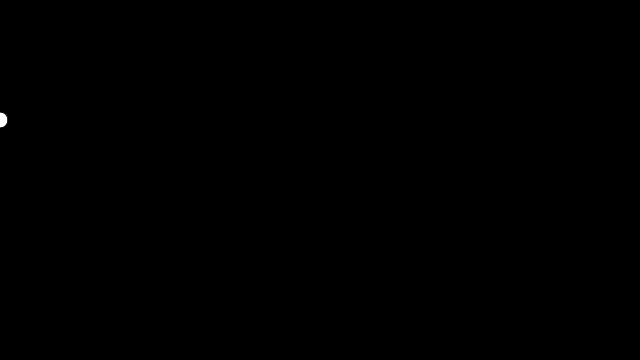
Frame 1 (no input)
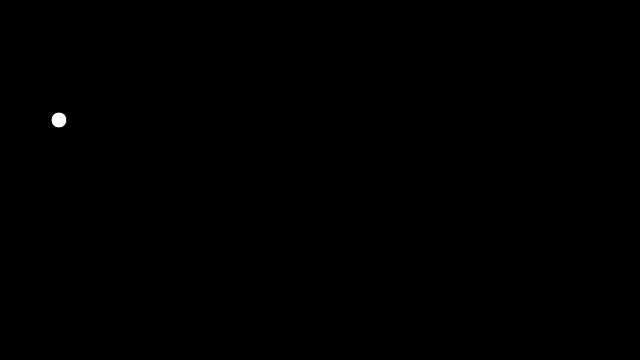
Frame 60 (no input)
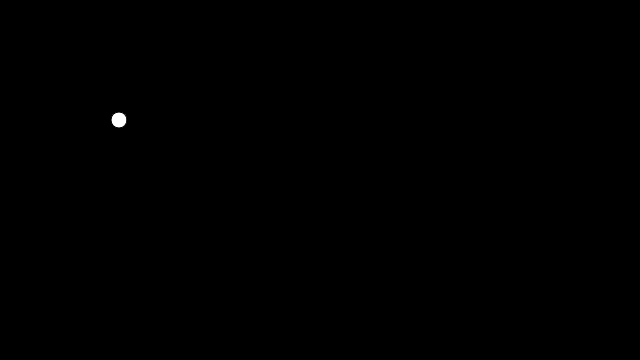
Frame 120 (the mouse pressed at the canvas centre since frame 60)

The p5.js sketch that drew these frames (run headless with seeded random() and noise() and a simulated clock; from frame 60 on, the mouse is pressed at the canvas centre):

// p5.js sketch
// ── sketch.js
let x = 0;

function setup() {
  createCanvas(640, 360);
}


function draw() {
  background(0);
  ellipse(x, 120, 16, 16);
  x ++;
  if(x > width) x = 0;
}
